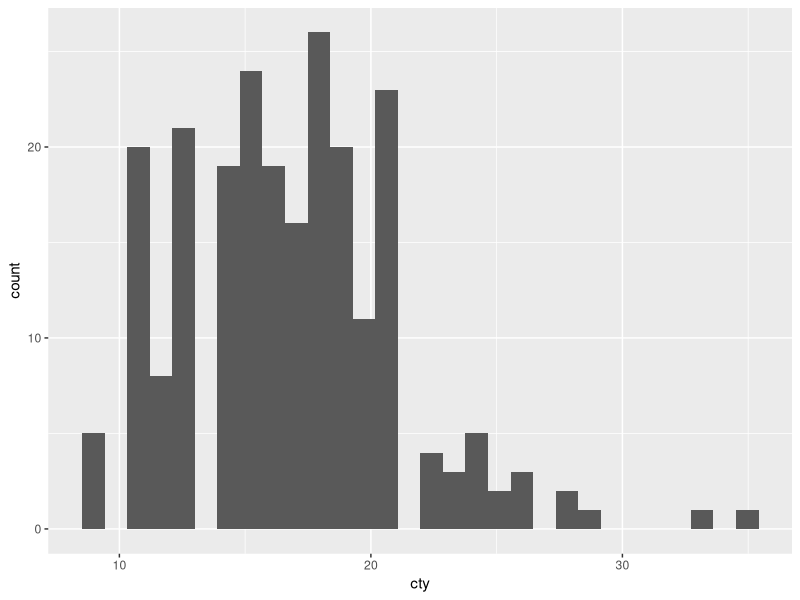
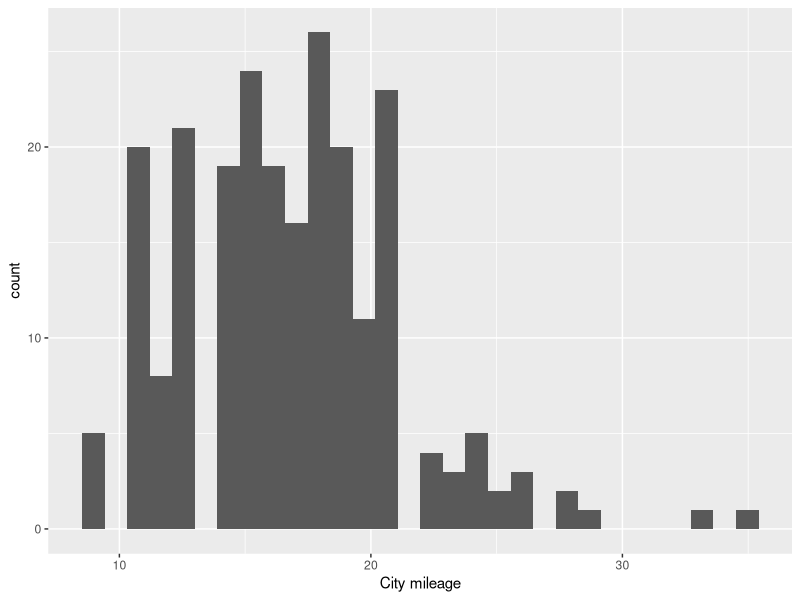
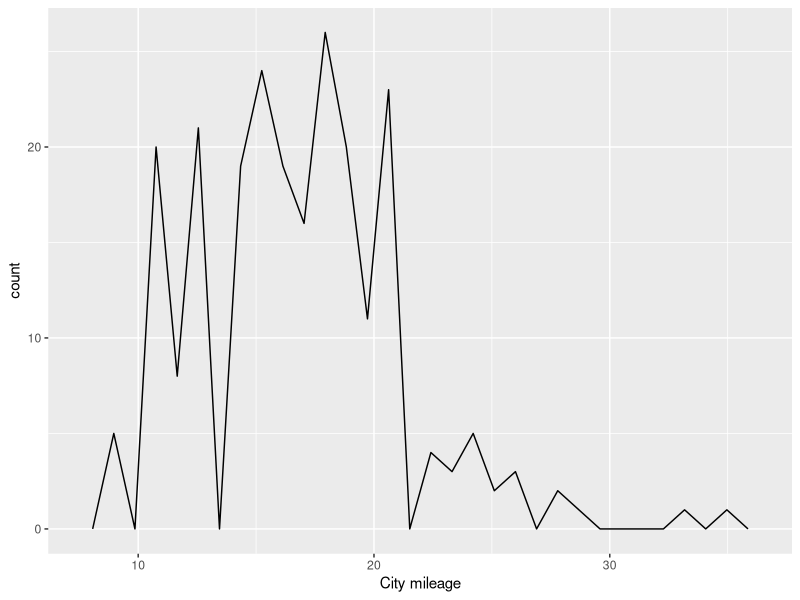
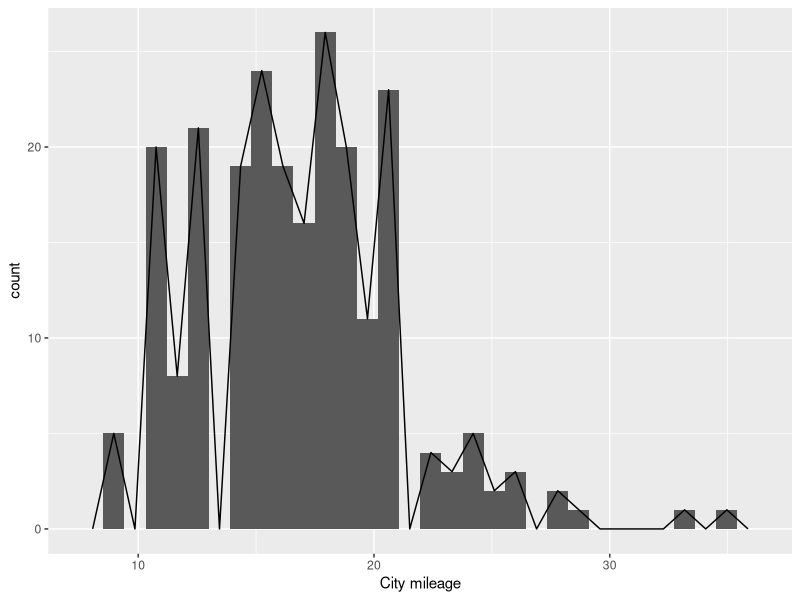
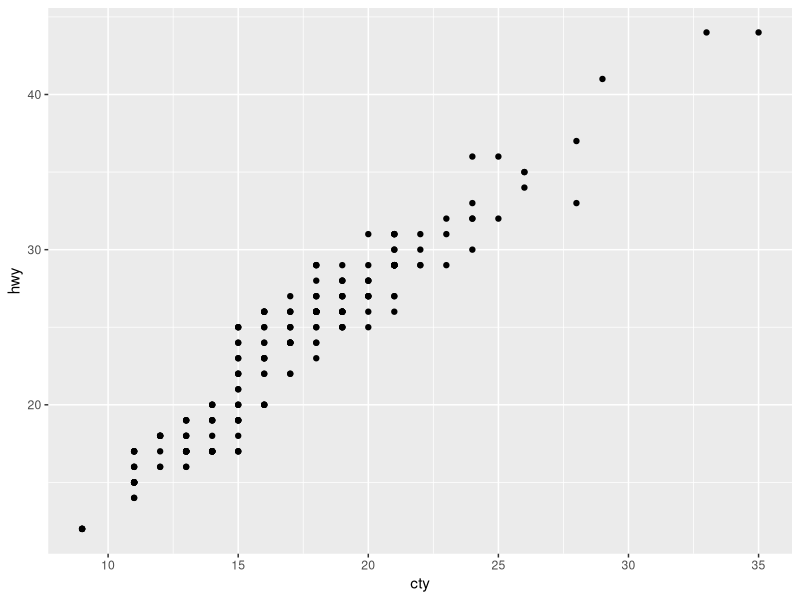
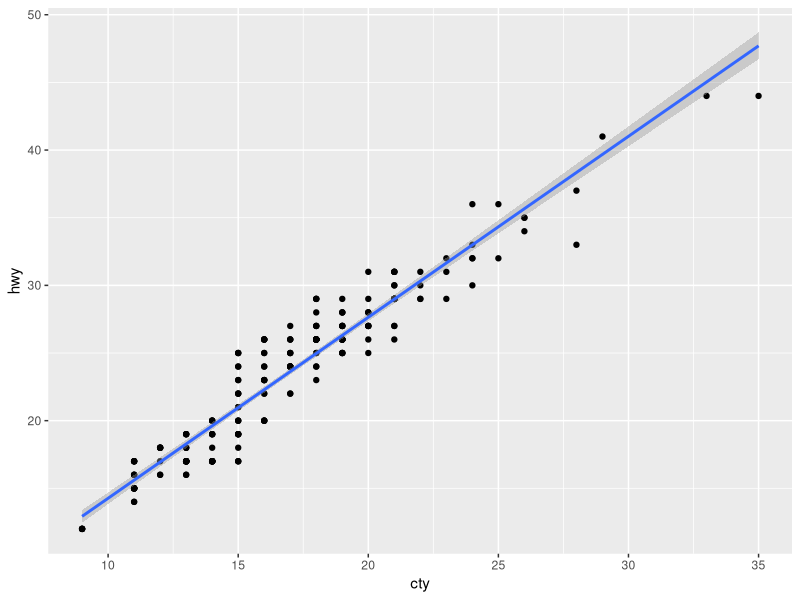
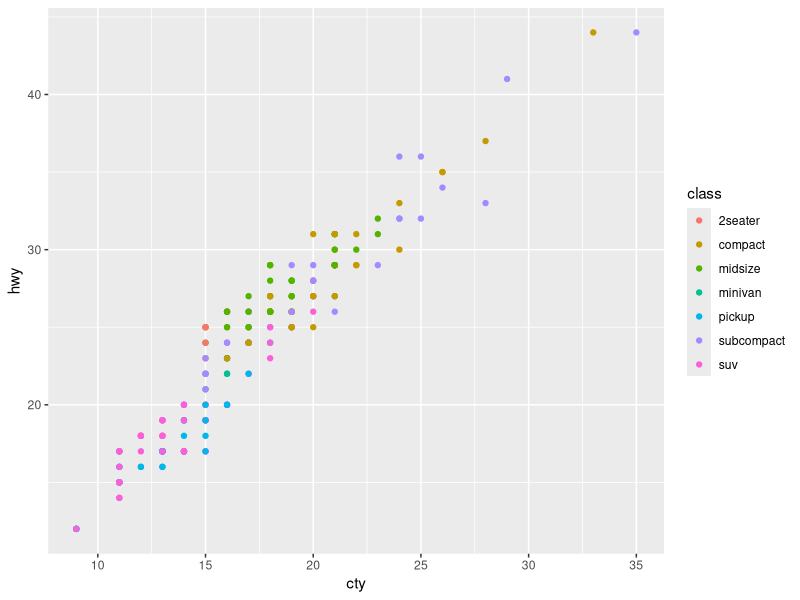
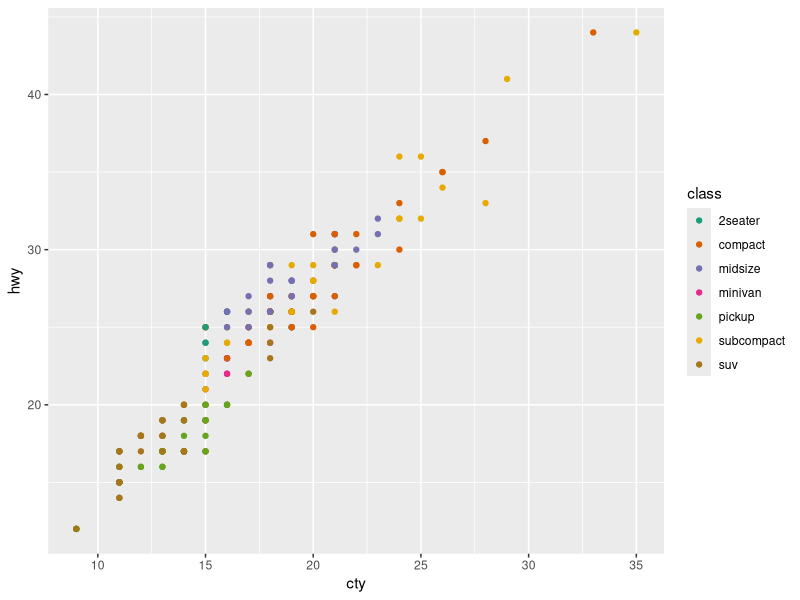

These charts were generated, in order, by the following R code:
library(tidyverse)
library(readxl)
library(ggtext)
library(RColorBrewer)

data()
glimpse(mpg)
?mpg
view(mpg)

?filter
filter(mpg, cty>=20)
mpg_efficient <- filter(mpg, cty>=20)
view(mpg_efficient)

mpg_ford <- filter(mpg, manufacturer=="ford")
view(mpg_ford)

# converting metric: from miles per gallon to kilometers per litre
mpg_metric <- mutate(mpg, cty_metric=0.425144 * cty)
glimpse(mpg_metric)


# piping
# Shortcut : ctrl + shft + M keys give "%>%" 
mpg_mtric <- mpg %>% mutate(cty_metric=0.425144 * cty)

# groupby
mpg %>% 
  group_by(class) %>% 
  summarise(mean(cty))

mpg %>% 
  group_by(class) %>% 
  summarise(mean(cty), 
            median(cty))

# visualization
library(ggplot2)
ggplot(mpg, aes(x = cty)) + geom_histogram()

# adding label
ggplot(mpg, aes(x = cty)) + geom_histogram() +
  labs(x = "City mileage")

ggplot(mpg, aes(x = cty)) + geom_freqpoly() +
  labs(x = "City mileage")

# layering/combining plots
ggplot(mpg, aes(x = cty)) + geom_histogram() +
  geom_freqpoly() +
  labs(x = "City mileage")

ggplot(mpg, aes(x = cty,
                y = hwy)) + geom_point()

# adding regression line

ggplot(mpg, aes(x = cty,
                y = hwy)) + geom_point() +
  geom_smooth(method = 'lm')

# adding color 
ggplot(mpg, aes(x = cty,
                y = hwy,
                color = class)) + geom_point()

ggplot(mpg, aes(x = cty,
                y = hwy,
                color = class)) + geom_point() +
  scale_color_brewer(palette = "Dark2")
